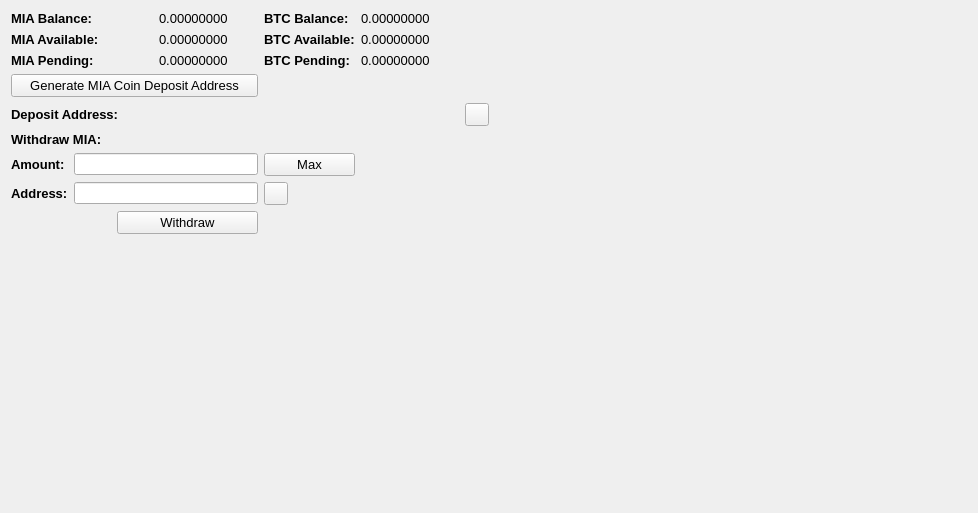
     <widget class="QWidget" name="BalanceTab">
      <attribute name="title">
       <string>Balance</string>
      </attribute>
      <layout class="QGridLayout" name="gridLayout_2">
       <item row="0" column="0" colspan="2">
        <widget class="QLabel" name="label_11">
         <property name="font">
          <font>
           <pointsize>10</pointsize>
           <weight>75</weight>
           <bold>true</bold>
          </font>
         </property>
         <property name="text">
          <string>MIA Balance:</string>
         </property>
        </widget>
       </item>
       <item row="0" column="3">
        <widget class="QLabel" name="MIABalanceLabel">
         <property name="font">
          <font>
           <pointsize>10</pointsize>
          </font>
         </property>
         <property name="text">
          <string>0.00000000</string>
         </property>
         <property name="textInteractionFlags">
          <set>Qt::LinksAccessibleByMouse|Qt::TextSelectableByMouse</set>
         </property>
        </widget>
       </item>
       <item row="0" column="4">
        <widget class="QLabel" name="label_12">
         <property name="font">
          <font>
           <pointsize>10</pointsize>
           <weight>75</weight>
           <bold>true</bold>
          </font>
         </property>
         <property name="text">
          <string>BTC Balance:</string>
         </property>
        </widget>
       </item>
       <item row="0" column="5">
        <widget class="QLabel" name="BitcoinBalanceLabel">
         <property name="font">
          <font>
           <pointsize>10</pointsize>
          </font>
         </property>
         <property name="text">
          <string>0.00000000</string>
         </property>
         <property name="textInteractionFlags">
          <set>Qt::LinksAccessibleByMouse|Qt::TextSelectableByMouse</set>
         </property>
        </widget>
       </item>
       <item row="0" column="7" rowspan="10">
        <spacer name="horizontalSpacer_4">
         <property name="orientation">
          <enum>Qt::Horizontal</enum>
         </property>
         <property name="sizeHint" stdset="0">
          <size>
           <width>478</width>
           <height>488</height>
          </size>
         </property>
        </spacer>
       </item>
       <item row="1" column="0" colspan="2">
        <widget class="QLabel" name="label_13">
         <property name="font">
          <font>
           <pointsize>10</pointsize>
           <weight>75</weight>
           <bold>true</bold>
          </font>
         </property>
         <property name="text">
          <string>MIA Available:</string>
         </property>
        </widget>
       </item>
       <item row="1" column="3">
        <widget class="QLabel" name="MIAAvailableLabel_2">
         <property name="font">
          <font>
           <pointsize>10</pointsize>
          </font>
         </property>
         <property name="text">
          <string>0.00000000</string>
         </property>
         <property name="textInteractionFlags">
          <set>Qt::LinksAccessibleByMouse|Qt::TextSelectableByMouse</set>
         </property>
        </widget>
       </item>
       <item row="1" column="4">
        <widget class="QLabel" name="label_15">
         <property name="font">
          <font>
           <pointsize>10</pointsize>
           <weight>75</weight>
           <bold>true</bold>
          </font>
         </property>
         <property name="text">
          <string>BTC Available:</string>
         </property>
        </widget>
       </item>
       <item row="1" column="5">
        <widget class="QLabel" name="BitcoinAvailableLabel">
         <property name="font">
          <font>
           <pointsize>10</pointsize>
          </font>
         </property>
         <property name="text">
          <string>0.00000000</string>
         </property>
         <property name="textInteractionFlags">
          <set>Qt::LinksAccessibleByMouse|Qt::TextSelectableByMouse</set>
         </property>
        </widget>
       </item>
       <item row="2" column="0" colspan="2">
        <widget class="QLabel" name="label_14">
         <property name="font">
          <font>
           <pointsize>10</pointsize>
           <weight>75</weight>
           <bold>true</bold>
          </font>
         </property>
         <property name="text">
          <string>MIA Pending:</string>
         </property>
        </widget>
       </item>
       <item row="2" column="3">
        <widget class="QLabel" name="MIAPendingLabel">
         <property name="font">
          <font>
           <pointsize>10</pointsize>
          </font>
         </property>
         <property name="text">
          <string>0.00000000</string>
         </property>
         <property name="textInteractionFlags">
          <set>Qt::LinksAccessibleByMouse|Qt::TextSelectableByMouse</set>
         </property>
        </widget>
       </item>
       <item row="2" column="4">
        <widget class="QLabel" name="label_31">
         <property name="font">
          <font>
           <pointsize>10</pointsize>
           <weight>75</weight>
           <bold>true</bold>
          </font>
         </property>
         <property name="text">
          <string>BTC Pending:</string>
         </property>
        </widget>
       </item>
       <item row="2" column="5">
        <widget class="QLabel" name="BitcoinPendingLabel">
         <property name="font">
          <font>
           <pointsize>10</pointsize>
          </font>
         </property>
         <property name="text">
          <string>0.00000000</string>
         </property>
         <property name="textInteractionFlags">
          <set>Qt::LinksAccessibleByMouse|Qt::TextSelectableByMouse</set>
         </property>
        </widget>
       </item>
       <item row="3" column="0" colspan="4">
        <widget class="QPushButton" name="GenDepositBTN">
         <property name="font">
          <font>
           <pointsize>10</pointsize>
          </font>
         </property>
         <property name="text">
          <string>Generate MIA Coin Deposit Address</string>
         </property>
        </widget>
       </item>
       <item row="4" column="0" colspan="3">
        <widget class="QLabel" name="label_33">
         <property name="font">
          <font>
           <pointsize>10</pointsize>
           <weight>75</weight>
           <bold>true</bold>
          </font>
         </property>
         <property name="text">
          <string>Deposit Address:</string>
         </property>
        </widget>
       </item>
       <item row="4" column="3" colspan="3">
        <widget class="QLabel" name="DepositAddressLabel">
         <property name="minimumSize">
          <size>
           <width>300</width>
           <height>0</height>
          </size>
         </property>
         <property name="palette">
          <palette>
           <active>
            <colorrole role="WindowText">
             <brush brushstyle="SolidPattern">
              <color alpha="255">
               <red>0</red>
               <green>0</green>
               <blue>0</blue>
              </color>
             </brush>
            </colorrole>
            <colorrole role="Text">
             <brush brushstyle="SolidPattern">
              <color alpha="255">
               <red>0</red>
               <green>0</green>
               <blue>255</blue>
              </color>
             </brush>
            </colorrole>
           </active>
           <inactive>
            <colorrole role="WindowText">
             <brush brushstyle="SolidPattern">
              <color alpha="255">
               <red>0</red>
               <green>0</green>
               <blue>0</blue>
              </color>
             </brush>
            </colorrole>
            <colorrole role="Text">
             <brush brushstyle="SolidPattern">
              <color alpha="255">
               <red>0</red>
               <green>0</green>
               <blue>255</blue>
              </color>
             </brush>
            </colorrole>
           </inactive>
           <disabled>
            <colorrole role="WindowText">
             <brush brushstyle="SolidPattern">
              <color alpha="255">
               <red>120</red>
               <green>120</green>
               <blue>120</blue>
              </color>
             </brush>
            </colorrole>
            <colorrole role="Text">
             <brush brushstyle="SolidPattern">
              <color alpha="255">
               <red>120</red>
               <green>120</green>
               <blue>120</blue>
              </color>
             </brush>
            </colorrole>
           </disabled>
          </palette>
         </property>
         <property name="font">
          <font>
           <pointsize>10</pointsize>
           <weight>75</weight>
           <bold>true</bold>
          </font>
         </property>
         <property name="text">
          <string/>
         </property>
         <property name="alignment">
          <set>Qt::AlignRight|Qt::AlignTrailing|Qt::AlignVCenter</set>
         </property>
         <property name="textInteractionFlags">
          <set>Qt::LinksAccessibleByMouse|Qt::TextSelectableByKeyboard|Qt::TextSelectableByMouse</set>
         </property>
        </widget>
       </item>
       <item row="4" column="6">
        <widget class="QToolButton" name="DepositCopyButton">
         <property name="toolTip">
          <string>Copy to clipboard</string>
         </property>
         <property name="text">
          <string/>
         </property>
         <property name="icon">
          <iconset>
           <normaloff>:/icons/editcopy</normaloff>:/icons/editcopy</iconset>
         </property>
         <property name="shortcut">
          <string>Alt+P</string>
         </property>
        </widget>
       </item>
       <item row="5" column="0" colspan="2">
        <widget class="QLabel" name="label_34">
         <property name="font">
          <font>
           <pointsize>10</pointsize>
           <weight>75</weight>
           <bold>true</bold>
          </font>
         </property>
         <property name="text">
          <string>Withdraw MIA:</string>
         </property>
        </widget>
       </item>
       <item row="6" column="0">
        <widget class="QLabel" name="label_26">
         <property name="font">
          <font>
           <pointsize>10</pointsize>
           <weight>75</weight>
           <bold>true</bold>
          </font>
         </property>
         <property name="text">
          <string>Amount:</string>
         </property>
        </widget>
       </item>
       <item row="6" column="1" colspan="3">
        <widget class="QLineEdit" name="WithdrawUnitsInput">
         <property name="font">
          <font>
           <pointsize>9</pointsize>
           <weight>75</weight>
           <bold>true</bold>
          </font>
         </property>
         <property name="text">
          <string/>
         </property>
        </widget>
       </item>
       <item row="6" column="4">
        <widget class="QPushButton" name="Withdraw_Max_Amount">
         <property name="font">
          <font>
           <pointsize>10</pointsize>
          </font>
         </property>
         <property name="text">
          <string>Max</string>
         </property>
        </widget>
       </item>
       <item row="7" column="0">
        <widget class="QLabel" name="label_10">
         <property name="font">
          <font>
           <pointsize>10</pointsize>
           <weight>75</weight>
           <bold>true</bold>
          </font>
         </property>
         <property name="text">
          <string>Address:</string>
         </property>
        </widget>
       </item>
       <item row="7" column="1" colspan="3">
        <widget class="QLineEdit" name="WithdrawAddress">
         <property name="font">
          <font>
           <pointsize>9</pointsize>
           <weight>75</weight>
           <bold>true</bold>
          </font>
         </property>
        </widget>
       </item>
       <item row="7" column="4">
        <widget class="QToolButton" name="WithdrawPasteButton">
         <property name="toolTip">
          <string>Paste from clipboard</string>
         </property>
         <property name="text">
          <string/>
         </property>
         <property name="icon">
          <iconset>
           <normaloff>:/icons/editpaste</normaloff>:/icons/editpaste</iconset>
         </property>
         <property name="shortcut">
          <string>Alt+P</string>
         </property>
        </widget>
       </item>
       <item row="8" column="2" colspan="2">
        <widget class="QPushButton" name="WithdrawUnitsBtn">
         <property name="font">
          <font>
           <pointsize>10</pointsize>
          </font>
         </property>
         <property name="text">
          <string>Withdraw</string>
         </property>
        </widget>
       </item>
       <item row="9" column="0" colspan="6">
        <spacer name="verticalSpacer">
         <property name="orientation">
          <enum>Qt::Vertical</enum>
         </property>
         <property name="sizeHint" stdset="0">
          <size>
           <width>428</width>
           <height>262</height>
          </size>
         </property>
        </spacer>
       </item>
      </layout>
      <zorder>label_31</zorder>
      <zorder>label_15</zorder>
      <zorder>label_12</zorder>
      <zorder>label_14</zorder>
      <zorder>label_13</zorder>
      <zorder>label_11</zorder>
      <zorder>BitcoinBalanceLabel</zorder>
      <zorder>MIABalanceLabel</zorder>
      <zorder>MIAAvailableLabel_2</zorder>
      <zorder>MIAPendingLabel</zorder>
      <zorder>BitcoinAvailableLabel</zorder>
      <zorder>BitcoinPendingLabel</zorder>
      <zorder>label_33</zorder>
      <zorder>GenDepositBTN</zorder>
      <zorder>DepositAddressLabel</zorder>
      <zorder>Withdraw_Max_Amount</zorder>
      <zorder>label_34</zorder>
      <zorder>WithdrawUnitsInput</zorder>
      <zorder>label_10</zorder>
      <zorder>label_26</zorder>
      <zorder>WithdrawAddress</zorder>
      <zorder>WithdrawUnitsBtn</zorder>
      <zorder>WithdrawPasteButton</zorder>
      <zorder>DepositCopyButton</zorder>
     </widget>
